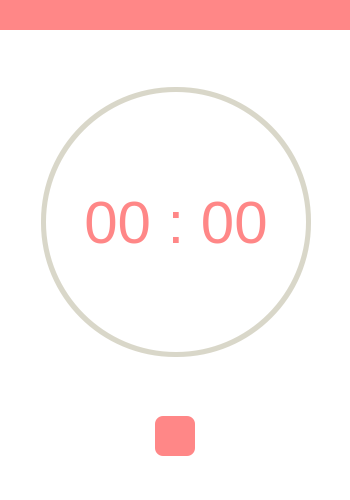
<?xml version="1.0" encoding="UTF-8"?>
<ui version="4.0">
 <class>Timer</class>
 <widget class="QWidget" name="Timer">
  <property name="geometry">
   <rect>
    <x>0</x>
    <y>0</y>
    <width>350</width>
    <height>500</height>
   </rect>
  </property>
  <property name="sizePolicy">
   <sizepolicy hsizetype="Fixed" vsizetype="Fixed">
    <horstretch>0</horstretch>
    <verstretch>0</verstretch>
   </sizepolicy>
  </property>
  <property name="minimumSize">
   <size>
    <width>350</width>
    <height>500</height>
   </size>
  </property>
  <property name="maximumSize">
   <size>
    <width>350</width>
    <height>500</height>
   </size>
  </property>
  <property name="windowTitle">
   <string>Form</string>
  </property>
  <layout class="QVBoxLayout" name="verticalLayout">
   <property name="spacing">
    <number>0</number>
   </property>
   <property name="leftMargin">
    <number>0</number>
   </property>
   <property name="topMargin">
    <number>0</number>
   </property>
   <property name="rightMargin">
    <number>0</number>
   </property>
   <property name="bottomMargin">
    <number>0</number>
   </property>
   <item>
    <widget class="TitleBar" name="frame">
     <property name="maximumSize">
      <size>
       <width>16777215</width>
       <height>30</height>
      </size>
     </property>
     <property name="styleSheet">
      <string notr="true">QFrame{
	background-color: rgb(255, 135, 135);
}</string>
     </property>
     <property name="frameShape">
      <enum>QFrame::NoFrame</enum>
     </property>
     <property name="frameShadow">
      <enum>QFrame::Plain</enum>
     </property>
     <layout class="QHBoxLayout" name="horizontalLayout">
      <property name="spacing">
       <number>2</number>
      </property>
      <property name="leftMargin">
       <number>0</number>
      </property>
      <property name="topMargin">
       <number>0</number>
      </property>
      <property name="rightMargin">
       <number>1</number>
      </property>
      <property name="bottomMargin">
       <number>0</number>
      </property>
      <item>
       <widget class="QPushButton" name="Btn_menu">
        <property name="sizePolicy">
         <sizepolicy hsizetype="Expanding" vsizetype="Expanding">
          <horstretch>0</horstretch>
          <verstretch>0</verstretch>
         </sizepolicy>
        </property>
        <property name="minimumSize">
         <size>
          <width>40</width>
          <height>30</height>
         </size>
        </property>
        <property name="maximumSize">
         <size>
          <width>40</width>
          <height>30</height>
         </size>
        </property>
        <property name="styleSheet">
         <string notr="true">QPushButton{
	border : none;
}
QPushButton:Hover{
	background-color: rgba(255, 0, 0, 120);
}</string>
        </property>
        <property name="text">
         <string/>
        </property>
        <property name="icon">
         <iconset resource="../../assets/files.qrc">
          <normaloff>:/24x24/icons/24x24/cil-menu.png</normaloff>:/24x24/icons/24x24/cil-menu.png</iconset>
        </property>
        <property name="iconSize">
         <size>
          <width>25</width>
          <height>25</height>
         </size>
        </property>
       </widget>
      </item>
      <item>
       <spacer name="horizontalSpacer">
        <property name="orientation">
         <enum>Qt::Horizontal</enum>
        </property>
        <property name="sizeHint" stdset="0">
         <size>
          <width>322</width>
          <height>20</height>
         </size>
        </property>
       </spacer>
      </item>
      <item>
       <widget class="QPushButton" name="Btn_minimal">
        <property name="sizePolicy">
         <sizepolicy hsizetype="Expanding" vsizetype="Expanding">
          <horstretch>0</horstretch>
          <verstretch>0</verstretch>
         </sizepolicy>
        </property>
        <property name="minimumSize">
         <size>
          <width>33</width>
          <height>30</height>
         </size>
        </property>
        <property name="maximumSize">
         <size>
          <width>33</width>
          <height>30</height>
         </size>
        </property>
        <property name="styleSheet">
         <string notr="true">QPushButton{
	border : none;
}
QPushButton:Hover{
	background-color: rgba(255, 0, 0, 120);
}</string>
        </property>
        <property name="text">
         <string/>
        </property>
        <property name="icon">
         <iconset resource="../../assets/files.qrc">
          <normaloff>:/20x20/icons/20x20/cil-window-minimize.png</normaloff>:/20x20/icons/20x20/cil-window-minimize.png</iconset>
        </property>
        <property name="iconSize">
         <size>
          <width>18</width>
          <height>18</height>
         </size>
        </property>
       </widget>
      </item>
      <item>
       <widget class="QPushButton" name="Btn_close">
        <property name="sizePolicy">
         <sizepolicy hsizetype="Expanding" vsizetype="Expanding">
          <horstretch>0</horstretch>
          <verstretch>0</verstretch>
         </sizepolicy>
        </property>
        <property name="minimumSize">
         <size>
          <width>33</width>
          <height>30</height>
         </size>
        </property>
        <property name="maximumSize">
         <size>
          <width>40</width>
          <height>30</height>
         </size>
        </property>
        <property name="styleSheet">
         <string notr="true">QPushButton{
	border : none;
}
QPushButton:Hover{
	background-color: rgba(255, 0, 0, 120);
}</string>
        </property>
        <property name="text">
         <string/>
        </property>
        <property name="icon">
         <iconset resource="../../assets/files.qrc">
          <normaloff>:/20x20/icons/20x20/cil-x.png</normaloff>:/20x20/icons/20x20/cil-x.png</iconset>
        </property>
        <property name="iconSize">
         <size>
          <width>18</width>
          <height>18</height>
         </size>
        </property>
       </widget>
      </item>
     </layout>
    </widget>
   </item>
   <item>
    <widget class="QFrame" name="frame_2">
     <property name="styleSheet">
      <string notr="true">background-color: rgb(255, 255, 255);</string>
     </property>
     <property name="frameShape">
      <enum>QFrame::NoFrame</enum>
     </property>
     <property name="frameShadow">
      <enum>QFrame::Plain</enum>
     </property>
     <layout class="QVBoxLayout" name="verticalLayout_2">
      <item>
       <widget class="QFrame" name="frame_5">
        <property name="frameShape">
         <enum>QFrame::NoFrame</enum>
        </property>
        <property name="frameShadow">
         <enum>QFrame::Plain</enum>
        </property>
        <widget class="QWidget" name="CircularProgress" native="true">
         <property name="geometry">
          <rect>
           <x>32</x>
           <y>48</y>
           <width>270</width>
           <height>270</height>
          </rect>
         </property>
         <property name="sizePolicy">
          <sizepolicy hsizetype="Fixed" vsizetype="Fixed">
           <horstretch>0</horstretch>
           <verstretch>0</verstretch>
          </sizepolicy>
         </property>
         <property name="minimumSize">
          <size>
           <width>270</width>
           <height>270</height>
          </size>
         </property>
         <property name="styleSheet">
          <string notr="true">QWidget{
   border-radius: 135px;
   background-color: qconicalgradient(cx:0.5, cy:0.5, angle:90, stop:0.999 rgba(255, 255, 255, 0), stop:0.9991 rgba(227, 183, 177, 255));
}</string>
         </property>
         <widget class="QPushButton" name="pushButton_2">
          <property name="geometry">
           <rect>
            <x>5</x>
            <y>5</y>
            <width>260</width>
            <height>260</height>
           </rect>
          </property>
          <property name="sizePolicy">
           <sizepolicy hsizetype="Fixed" vsizetype="Fixed">
            <horstretch>0</horstretch>
            <verstretch>0</verstretch>
           </sizepolicy>
          </property>
          <property name="minimumSize">
           <size>
            <width>190</width>
            <height>190</height>
           </size>
          </property>
          <property name="styleSheet">
           <string notr="true">QPushButton{
	border:none;
	border-radius:130px;
	background-color: rgb(255, 255, 255);
	color :  rgb(255, 135, 135);
	font-size : 60px;
	font-weight : 100;
}
QPushButton:Click{

	border:none

}</string>
          </property>
          <property name="text">
           <string>00 : 00</string>
          </property>
          <property name="flat">
           <bool>true</bool>
          </property>
         </widget>
        </widget>
        <widget class="QWidget" name="CircularProgress_2" native="true">
         <property name="geometry">
          <rect>
           <x>32</x>
           <y>48</y>
           <width>270</width>
           <height>270</height>
          </rect>
         </property>
         <property name="sizePolicy">
          <sizepolicy hsizetype="Fixed" vsizetype="Fixed">
           <horstretch>0</horstretch>
           <verstretch>0</verstretch>
          </sizepolicy>
         </property>
         <property name="minimumSize">
          <size>
           <width>270</width>
           <height>270</height>
          </size>
         </property>
         <property name="styleSheet">
          <string notr="true">QWidget{
   border-radius: 134px;
   background-color: qconicalgradient(cx:0.5, cy:0.5, angle:90, stop:0.0 rgba(255, 255, 255, 0), stop:0.0 rgba(217, 215, 201, 255));
}</string>
         </property>
        </widget>
        <zorder>CircularProgress_2</zorder>
        <zorder>CircularProgress</zorder>
       </widget>
      </item>
      <item>
       <widget class="QFrame" name="frame_6">
        <property name="maximumSize">
         <size>
          <width>16777215</width>
          <height>50</height>
         </size>
        </property>
        <property name="frameShape">
         <enum>QFrame::NoFrame</enum>
        </property>
        <property name="frameShadow">
         <enum>QFrame::Plain</enum>
        </property>
        <layout class="QHBoxLayout" name="horizontalLayout_3">
         <property name="spacing">
          <number>20</number>
         </property>
         <property name="leftMargin">
          <number>0</number>
         </property>
         <property name="topMargin">
          <number>0</number>
         </property>
         <property name="rightMargin">
          <number>0</number>
         </property>
         <property name="bottomMargin">
          <number>0</number>
         </property>
         <item>
          <spacer name="horizontalSpacer_2">
           <property name="orientation">
            <enum>Qt::Horizontal</enum>
           </property>
           <property name="sizeHint" stdset="0">
            <size>
             <width>131</width>
             <height>20</height>
            </size>
           </property>
          </spacer>
         </item>
         <item>
          <widget class="QPushButton" name="pushButton">
           <property name="sizePolicy">
            <sizepolicy hsizetype="Fixed" vsizetype="Fixed">
             <horstretch>0</horstretch>
             <verstretch>0</verstretch>
            </sizepolicy>
           </property>
           <property name="minimumSize">
            <size>
             <width>40</width>
             <height>40</height>
            </size>
           </property>
           <property name="maximumSize">
            <size>
             <width>40</width>
             <height>40</height>
            </size>
           </property>
           <property name="styleSheet">
            <string notr="true">QPushButton{
	Border:none;
	border-radius:8px;
	background-color: rgb(255, 135, 135);
}
QPushButton:Hover{
	background-color: rgba(255, 135, 135, 200);
}</string>
           </property>
           <property name="text">
            <string/>
           </property>
           <property name="icon">
            <iconset resource="../../assets/files.qrc">
             <normaloff>:/20x20/icons/20x20/cil-media-play.png</normaloff>:/20x20/icons/20x20/cil-media-play.png</iconset>
           </property>
           <property name="iconSize">
            <size>
             <width>20</width>
             <height>20</height>
            </size>
           </property>
          </widget>
         </item>
         <item>
          <spacer name="horizontalSpacer_3">
           <property name="orientation">
            <enum>Qt::Horizontal</enum>
           </property>
           <property name="sizeHint" stdset="0">
            <size>
             <width>131</width>
             <height>20</height>
            </size>
           </property>
          </spacer>
         </item>
        </layout>
       </widget>
      </item>
     </layout>
    </widget>
   </item>
   <item>
    <widget class="QFrame" name="frame_3">
     <property name="maximumSize">
      <size>
       <width>16777215</width>
       <height>30</height>
      </size>
     </property>
     <property name="styleSheet">
      <string notr="true">background-color: rgb(255, 255, 255);</string>
     </property>
     <property name="frameShape">
      <enum>QFrame::NoFrame</enum>
     </property>
     <property name="frameShadow">
      <enum>QFrame::Plain</enum>
     </property>
    </widget>
   </item>
  </layout>
 </widget>
 <customwidgets>
  <customwidget>
   <class>TitleBar</class>
   <extends>QFrame</extends>
   <header>titlebar.h</header>
   <container>1</container>
  </customwidget>
 </customwidgets>
 <resources>
  <include location="../../assets/files.qrc"/>
 </resources>
 <connections/>
</ui>
